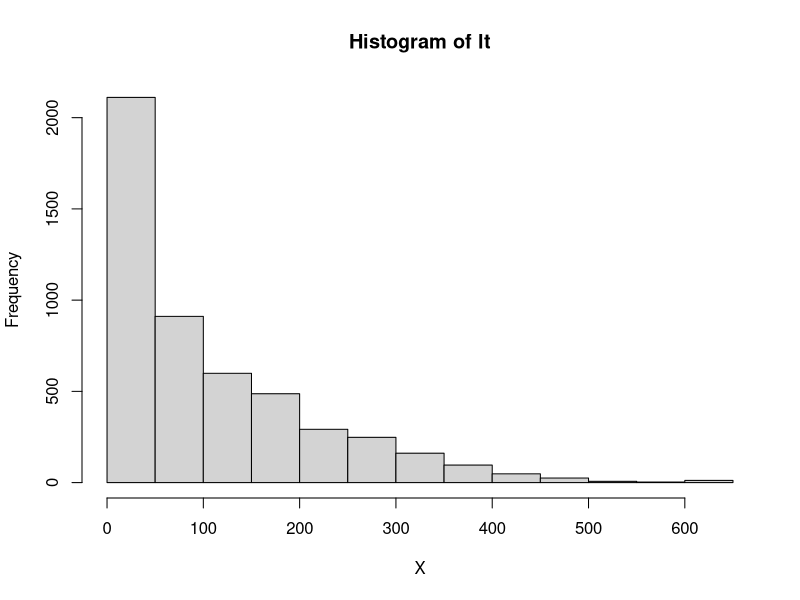
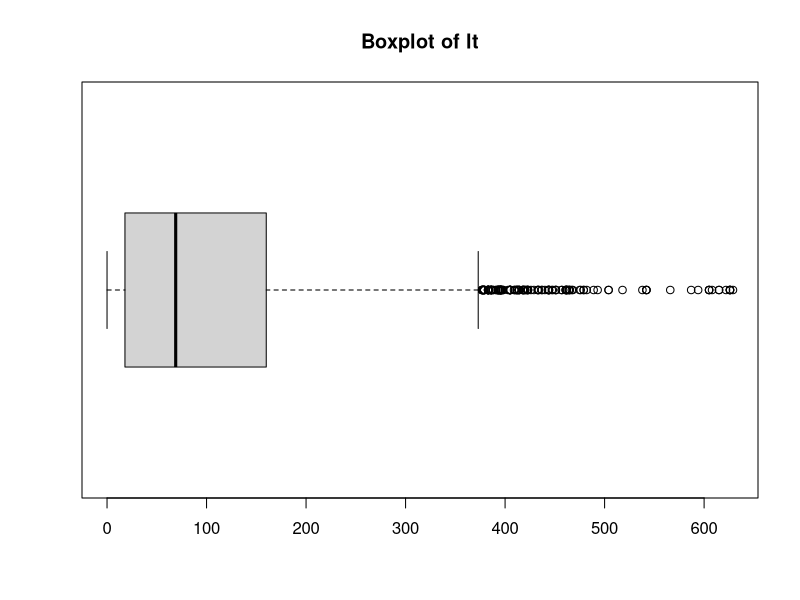
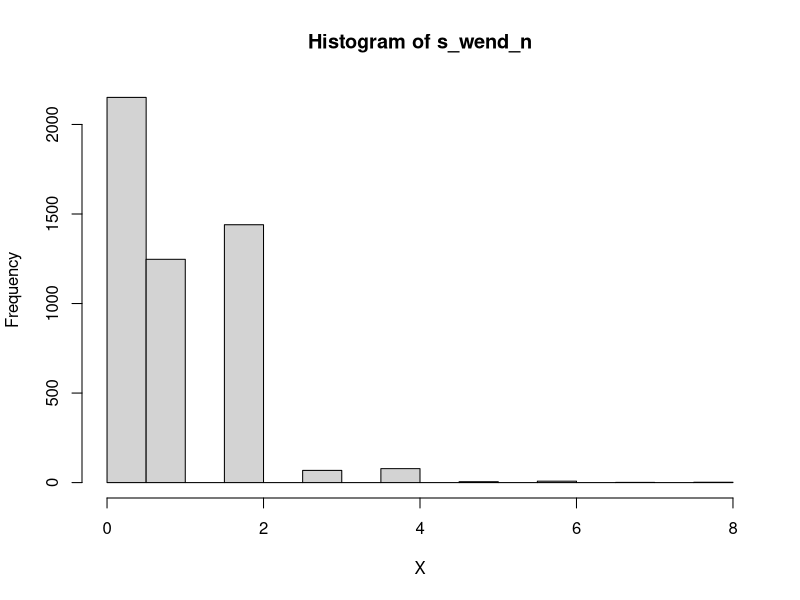
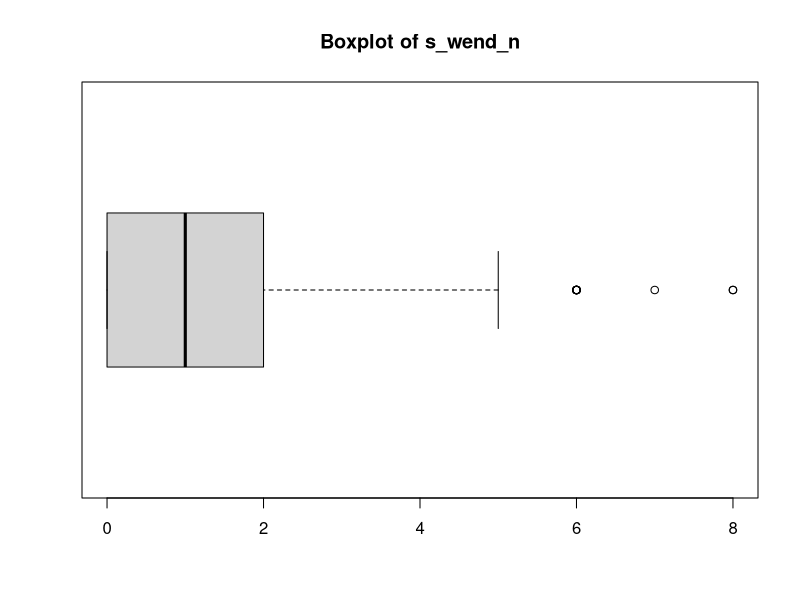
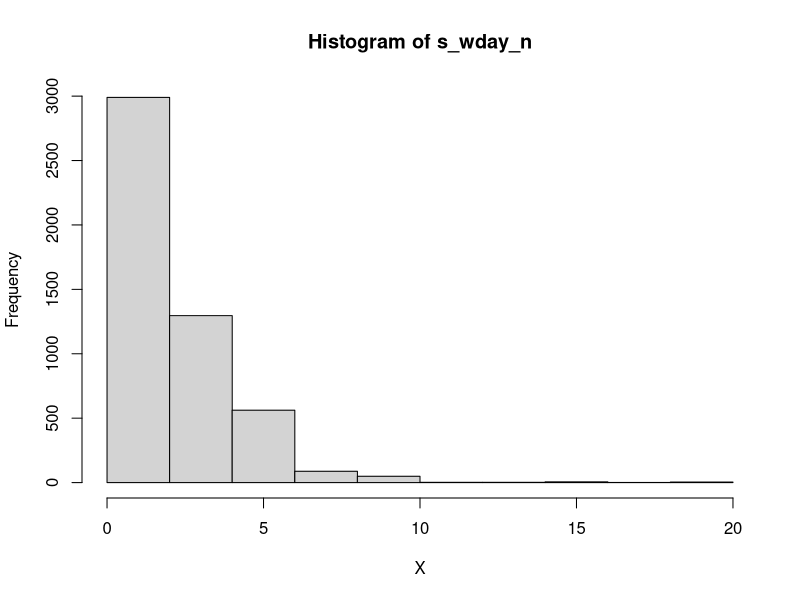
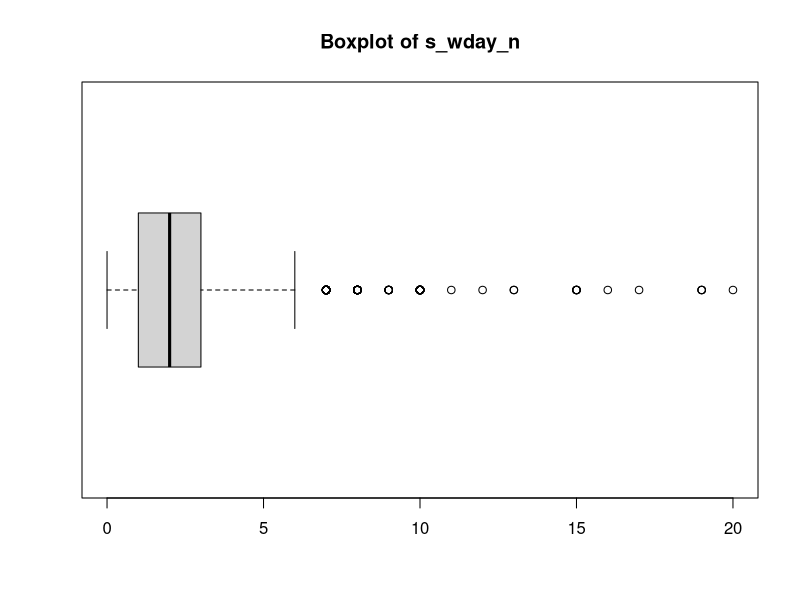
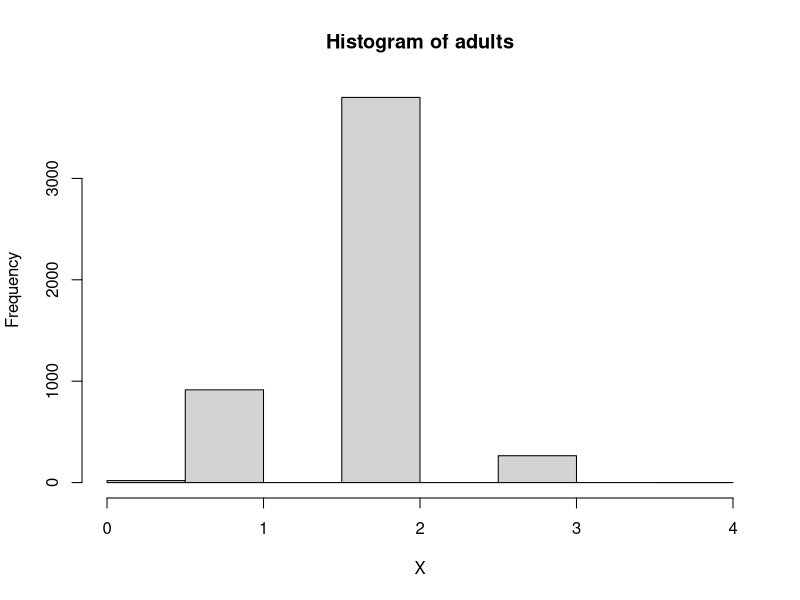
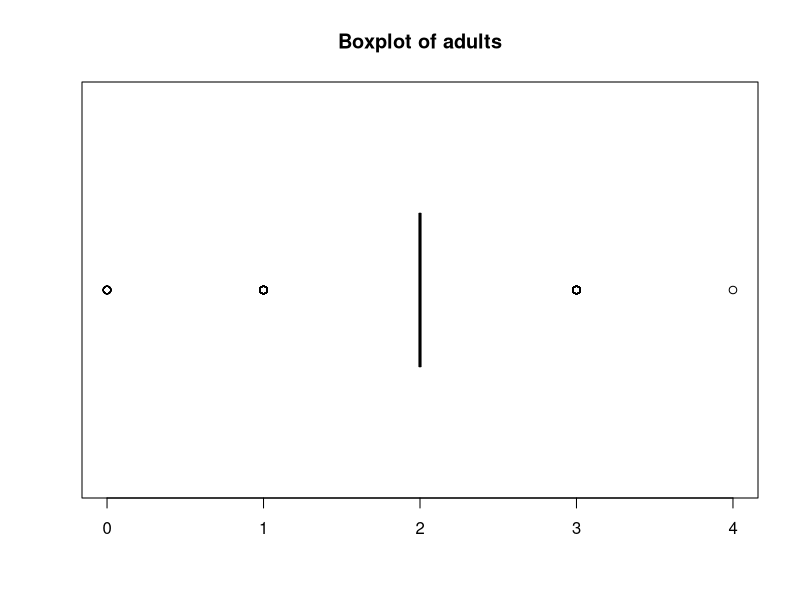

Write R code to recreate these figures, in order.
setwd("/home/alex/Pictures")

#dd <- read.table("hotel_booking_5000_rows.csv",header=T);

#dd <- read.table("credsco.csv",header=T, sep=";",na.strings="\"\"");
#dd <- read.table("credsco.csv",header=T, sep=";");

dd <- read.csv("hotel_booking_5000_rows.csv", stringsAsFactors=TRUE);

class(dd)
dim(dd)
n<-dim(dd)[1]
n
K<-dim(dd)[2]
K
names(dd)

library(dplyr)

month_mapping <- setNames(1:12, month.name)
dd <- dd %>%
  # mutación temporal para crear "arrival_date"
  mutate(
    arrival_date_year = as.character(arrival_date_year),
    arrival_date_month = as.character(month_mapping[as.character(arrival_date_month)]),
    arrival_date_day_of_month = as.character(arrival_date_day_of_month),
  )


# creación arrival_date, combinación 3 columnas
dd <- dd %>%
  mutate(
    arrival_date = as.Date(
      paste(arrival_date_year, arrival_date_month, arrival_date_day_of_month, sep = "-"),
      format = "%Y-%m-%d"
    )
  )

dd <- dd %>%
  mutate(
    hotel = as.factor(hotel),
    is_canceled = as.factor(is_canceled),
    meal = as.factor(meal),
    country = as.factor(country),
    market_segment = as.factor(market_segment),
    distribution_channel = as.factor(distribution_channel),
    is_repeated_guest = as.factor(is_repeated_guest),
    reserved_room_type = as.factor(reserved_room_type),
    assigned_room_type = as.factor(assigned_room_type),
    deposit_type = as.factor(deposit_type),
    customer_type = as.factor(customer_type),
    reservation_status = as.factor(reservation_status),
    company = as.factor(company),
    arrival_date_year = as.factor(arrival_date_year),
    arrival_date_month = as.factor(arrival_date_month),
    arrival_date_day_of_month = as.factor(arrival_date_day_of_month),
    arrival_date_week_number = as.factor(arrival_date_week_number)
  )

dd <- dd %>%
  mutate(arrival_date_month = factor(arrival_date_month, 
                                levels = 1:12, 
                                labels = month.name))


#select some variables
#DO NOT INCLUDE identifiers in the analysis!!!!
#actives<-c(1:5,7:11, 13:23, 26:32)
#actives<-c(1:5,7:11, 13:23, 26:32)
dd <- dd %>%
  select(-c(total_of_special_requests, previous_bookings_not_canceled, previous_cancellations, 
            reservation_status_date, deposit_type, company, agent, 
            distribution_channel, market_segment, required_car_parking_spaces, reserved_room_type, 
            assigned_room_type, is_repeated_guest, name, email, phone.number, credit_card, booking_changes,
            customer_type, arrival_date_day_of_month, arrival_date_year)
         )
#ddActives<-dd[,actives]

#Care! update K

K<-dim(dd)[2]

str(dd)

# Change variables' names

dd <- dd %>% rename(can = is_canceled)
dd <- dd %>% rename(lt = lead_time)
#dd <- dd %>% rename(arr_y = arrival_date_year)
dd <- dd %>% rename(arr_m = arrival_date_month)
dd <- dd %>% rename(arr_wn  = arrival_date_week_number)
#dd <- dd %>% rename(arr_dm = arrival_date_day_of_month)
dd <- dd %>% rename(s_wend_n = stays_in_weekend_nights)
dd <- dd %>% rename(s_wday_n  = stays_in_week_nights)
#dd <- dd %>% rename(mkt_s = market_segment)
#dd <- dd %>% rename(dst_ch = distribution_channel)
#dd <- dd %>% rename(prev_can = previous_cancellations)
#dd <- dd %>% rename(pb_nc = previous_bookings_not_canceled)
#dd <- dd %>% rename(res_rt = reserved_room_type)
#dd <- dd %>% rename(as_rt  = assigned_room_type)
#dd <- dd %>% rename(bk_ch = booking_changes)
#dd <- dd %>% rename(dp_t = deposit_type)
dd <- dd %>% rename(d_wl = days_in_waiting_list)
#dd <- dd %>% rename(c_type = customer_type)
#dd <- dd %>% rename(req_prk = required_car_parking_spaces)
#dd <- dd %>% rename(sp_req = total_of_special_requests)
dd <- dd %>% rename(res_s = reservation_status)
#dd <- dd %>% rename(reservation_status_date = reservation_status_date)
dd <- dd %>% rename(arr = arrival_date)

#write.table(dd, file = "BookingCleanPrueba.csv", sep = ";", na = "NA", dec = ".", row.names = FALSE, col.names = TRUE)

numeric_cols <- dd %>%
  select(where(is.numeric))

qualitative_cols <- dd %>%
  select(where(is.factor))


#seleccion some rows
#Dselection<-dd[Condition, ]

library(ggplot2)
library(GGally)

descriptiva<-function(X, nom){
  if (is.numeric(X) && class(X)!= "Date"){
    hist(X, main=paste("Histogram of", nom))
    boxplot(X, horizontal=TRUE, main=paste("Boxplot of",nom))
    print("Extended Summary Statistics")
    
    cat("Extended Summary Statistics:\n")
    print(summary(X))
    
    cat("Standard Deviation:\n")
    print(sd(X, na.rm = TRUE))
    
    cat("Variation Coefficient:\n")
    print(sd(X, na.rm = TRUE) / mean(X, na.rm = TRUE))
    
    #print(summary(X))
    #print(paste("sd: ", sd(X, na.rm=TRUE)))
    #print(paste("vc: ", sd(X, na.rm=TRUE)/mean(X, na.rm=TRUE)))
  }
  
}

dataset<-dd
actives<-c(1:K)

#Basic descriptive analysis for numerical variables
#(decide the maximum number of colors you can need in a graph based on your metadata file)

listOfColors<-rainbow(39)

par(ask=TRUE)

#Output graphs to a pdf
pdf("/home/alex/Downloads/histograms.pdf")
for(k in actives){
  print(paste("variable ", k, ":", names(dd)[k] ))
  descriptiva(dd[,k], names(dd)[k])
}
dev.off()  # Close PDF after all plots are generated
par(ask=FALSE)

# Replace instances in days_in_waiting_list that are > 300 with NA
class(dd)
#attach(dd)
# Directly reference the data frame column (d_wl)
dd$d_wl[dd$d_wl > 300] <- NA

# Now, you can check how many NA values you have
prueba <- dd$d_wl[is.na(dd$d_wl)]
length(prueba)

# Step 1: Identify numerical variables in the dataset
numeric_vars <- names(dd)[sapply(dd, is.numeric)]  # Select only numeric variables

# Step 2: Ensure "d_wl" (or the variable you want to impute) is in the selected variables
fullVariables <- unique(c("d_wl", numeric_vars))  # Add "d_wl" if not already included

# Step 3: Create the auxiliary matrix with selected numerical variables
aux <- dd[, fullVariables, drop = FALSE]  # Keep it as a data frame

# Step 4: Remove rows where any predictor (except "d_wl") has missing values
aux_clean <- aux[complete.cases(aux[, -which(names(aux) == "d_wl")]), ]

# divide in rows that had missing incomes or not on the target variable to be imputed
aux1 <- aux_clean[!is.na(aux_clean$d_wl),]
dim(aux1)
aux2 <- aux_clean[is.na(aux_clean$d_wl),]
dim(aux2)

#Find nns for aux2
#knn.ing = knn(aux1,aux2,d_wl[!is.na(d_wl)])

# Step 6: Apply KNN for imputation
library(class)  # Load the necessary package
knn.ing <- knn(
  train = aux1[, -which(names(aux1) == "d_wl")],  # Predictors only
  test  = aux2[, -which(names(aux2) == "d_wl")],  # Predictors only
  cl    = aux1$d_wl,  # Known values of d_wl
  k     = 10  # Choose an appropriate k
)

#CARE: neither aux1 nor aux2 can contain NAs


#CARE: knn.ing is generated as a factor. 
#Be sure to retrieve the correct values

days_in_waiting_listOriginal<-dd$d_wl

# Step 7: Assign Imputed Values
dd$d_wl[is.na(dd$d_wl)] <- as.numeric(levels(knn.ing))[knn.ing]
 
# Step 8: Verify Results
summary(dd$d_wl)  # Check if the missing values were imputed properly



#saving the dataframe in an external file
write.table(dd, file = "BookingClean.csv", sep = ";", na = "NA", dec = ".", row.names = FALSE, col.names = TRUE)

